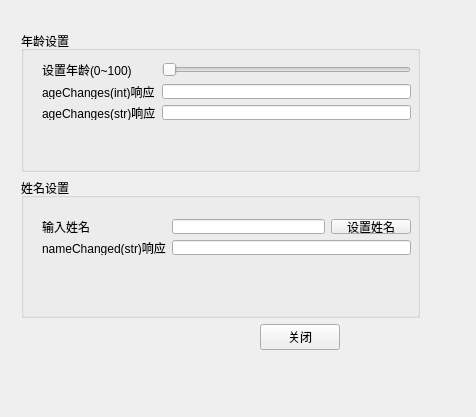
<?xml version="1.0" encoding="UTF-8"?>
<ui version="4.0">
 <class>Widget</class>
 <widget class="QWidget" name="Widget">
  <property name="geometry">
   <rect>
    <x>0</x>
    <y>0</y>
    <width>476</width>
    <height>417</height>
   </rect>
  </property>
  <property name="windowTitle">
   <string>Widget</string>
  </property>
  <widget class="QWidget" name="layoutWidget">
   <property name="geometry">
    <rect>
     <x>10</x>
     <y>20</y>
     <width>421</width>
     <height>341</height>
    </rect>
   </property>
   <layout class="QVBoxLayout" name="verticalLayout">
    <item>
     <widget class="QGroupBox" name="groupBox_Age">
      <property name="title">
       <string>年龄设置</string>
      </property>
      <widget class="QWidget" name="layoutWidget">
       <property name="geometry">
        <rect>
         <x>10</x>
         <y>20</y>
         <width>391</width>
         <height>80</height>
        </rect>
       </property>
       <layout class="QGridLayout" name="gridLayout">
        <item row="0" column="0">
         <widget class="QLabel" name="label_3">
          <property name="text">
           <string>设置年龄(0~100)</string>
          </property>
         </widget>
        </item>
        <item row="0" column="1">
         <widget class="QSlider" name="sliderSetAge">
          <property name="maximum">
           <number>100</number>
          </property>
          <property name="orientation">
           <enum>Qt::Horizontal</enum>
          </property>
         </widget>
        </item>
        <item row="1" column="0">
         <widget class="QLabel" name="label">
          <property name="text">
           <string>ageChanges(int)响应</string>
          </property>
         </widget>
        </item>
        <item row="1" column="1">
         <widget class="QLineEdit" name="editAgeInt"/>
        </item>
        <item row="2" column="0">
         <widget class="QLabel" name="label_2">
          <property name="text">
           <string>ageChanges(str)响应</string>
          </property>
         </widget>
        </item>
        <item row="2" column="1">
         <widget class="QLineEdit" name="editAgeStr"/>
        </item>
       </layout>
      </widget>
     </widget>
    </item>
    <item>
     <widget class="QGroupBox" name="groupBox_Name">
      <property name="title">
       <string>姓名设置</string>
      </property>
      <widget class="QWidget" name="layoutWidget">
       <property name="geometry">
        <rect>
         <x>10</x>
         <y>30</y>
         <width>391</width>
         <height>58</height>
        </rect>
       </property>
       <layout class="QGridLayout" name="gridLayout_2">
        <item row="0" column="0">
         <widget class="QLabel" name="label_4">
          <property name="text">
           <string>输入姓名</string>
          </property>
         </widget>
        </item>
        <item row="0" column="1">
         <widget class="QLineEdit" name="editNameInput"/>
        </item>
        <item row="0" column="2">
         <widget class="QPushButton" name="btnSetName">
          <property name="text">
           <string>设置姓名</string>
          </property>
         </widget>
        </item>
        <item row="1" column="0">
         <widget class="QLabel" name="label_5">
          <property name="text">
           <string>nameChanged(str)响应</string>
          </property>
         </widget>
        </item>
        <item row="1" column="1" colspan="2">
         <widget class="QLineEdit" name="editNameHello"/>
        </item>
       </layout>
      </widget>
     </widget>
    </item>
    <item>
     <layout class="QHBoxLayout" name="horizontalLayout_2">
      <item>
       <spacer name="horizontalSpacer">
        <property name="orientation">
         <enum>Qt::Horizontal</enum>
        </property>
        <property name="sizeHint" stdset="0">
         <size>
          <width>40</width>
          <height>20</height>
         </size>
        </property>
       </spacer>
      </item>
      <item>
       <spacer name="horizontalSpacer_4">
        <property name="orientation">
         <enum>Qt::Horizontal</enum>
        </property>
        <property name="sizeHint" stdset="0">
         <size>
          <width>40</width>
          <height>20</height>
         </size>
        </property>
       </spacer>
      </item>
      <item>
       <spacer name="horizontalSpacer_2">
        <property name="orientation">
         <enum>Qt::Horizontal</enum>
        </property>
        <property name="sizeHint" stdset="0">
         <size>
          <width>40</width>
          <height>20</height>
         </size>
        </property>
       </spacer>
      </item>
      <item>
       <widget class="QPushButton" name="btnClose">
        <property name="text">
         <string>关闭</string>
        </property>
        <property name="icon">
         <iconset resource="res.qrc">
          <normaloff>:/icons/images/weld.ico</normaloff>:/icons/images/weld.ico</iconset>
        </property>
       </widget>
      </item>
      <item>
       <spacer name="horizontalSpacer_3">
        <property name="orientation">
         <enum>Qt::Horizontal</enum>
        </property>
        <property name="sizeHint" stdset="0">
         <size>
          <width>40</width>
          <height>20</height>
         </size>
        </property>
       </spacer>
      </item>
     </layout>
    </item>
   </layout>
  </widget>
 </widget>
 <layoutdefault spacing="6" margin="11"/>
 <resources>
  <include location="res.qrc"/>
 </resources>
 <connections/>
</ui>
